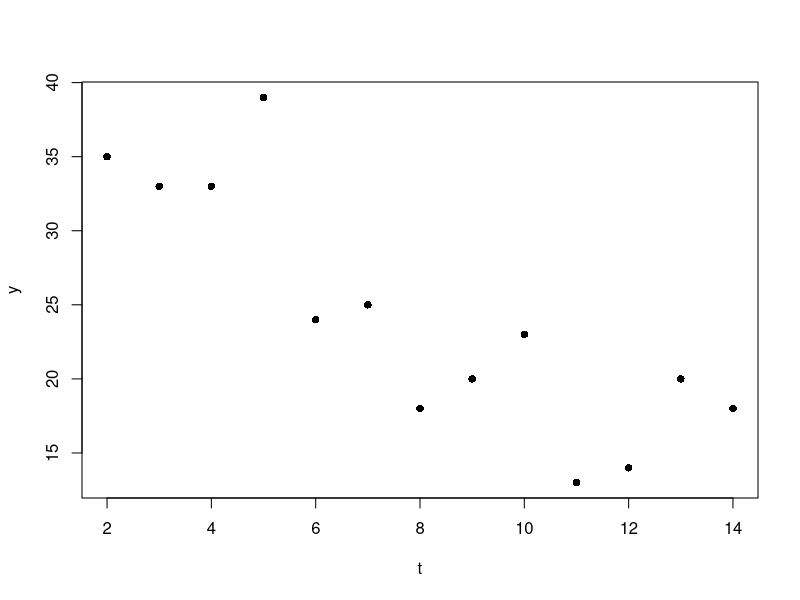
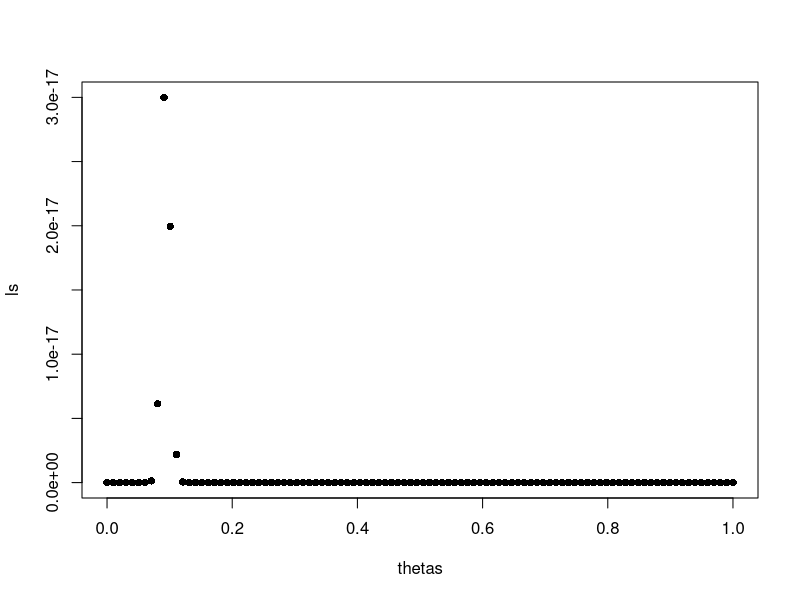
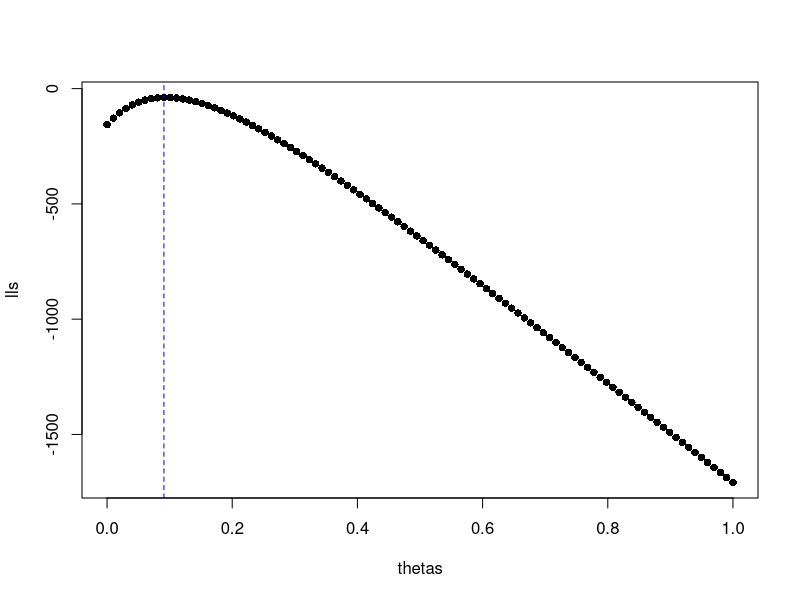
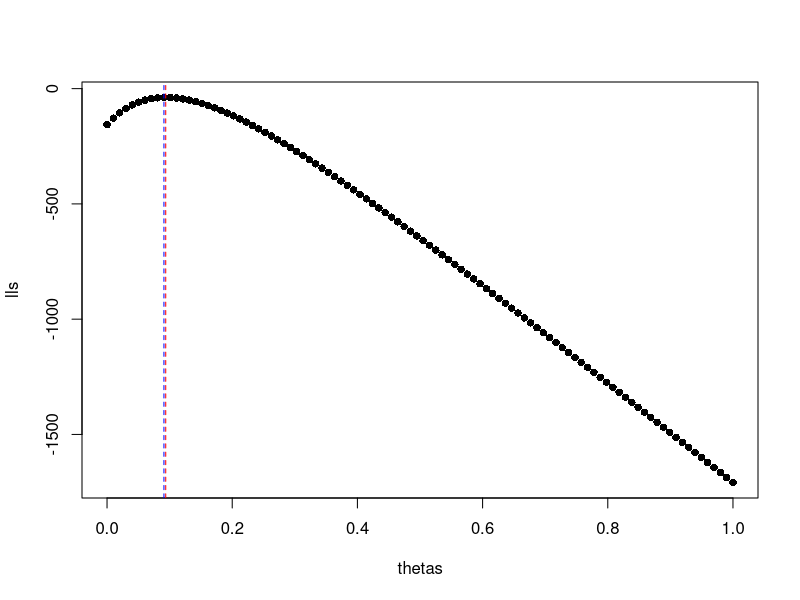

Reproduce these figures in R, in order.
## ---- chunk 1
t <- seq(2, 14, by = 1)
y <- c(35, 33, 33, 39, 24, 25, 
       18, 20, 23, 13, 14, 20, 18)
## ---- chunk 2
plot(t, y, pch = 16)
## ---- chunk 3
theta0 <- 1
## ---- chunk 4
thetas <- seq(0, 1, length.out = 100)
ls <- rep(NA, length(thetas))
for (i in 1:length(thetas)) {
  ls[i] <- prod(dpois(y, 50*exp(-thetas[i]*t)))
}
## ---- chunk 5
plot(thetas, ls, pch = 16)
## ---- chunk 6
tail(ls)
## ---- chunk 7
lls <- rep(NA, length(thetas))
for (i in 1:length(thetas)) {
  lls[i] <- sum(dpois(y, 50*exp(-thetas[i]*t), log = TRUE))
}
## ---- chunk 8
plot(thetas, lls, pch = 16)
abline(v = thetas[which.max(lls)], col = "blue", lty = 2)
## ---- chunk 9
ll <- function(theta, y, t) {
  -sum(dpois(y, 50*exp(-theta*t), log = TRUE))
}
## ---- chunk 10
opt <- optim(0.2, ll, y = y, t = t)
## ---- chunk 11
opt
## ---- chunk 12
plot(thetas, lls, pch = 16)
abline(v = thetas[which.max(lls)], col = "blue", lty = 2)
abline(v = opt$par, col = "red", lty = 2)
## ---- chunk 13
opt <- optim(0.2, ll, y = y, t = t, method = "BFGS")
opt <- optim(0.2, ll, y = y, t = t, method = "L-BFGS-B")
opt <- optim(0.2, ll, y = y, t = t, method = "CG")
## ---- chunk 14
opt <- optim(0.2, ll, y = y, t = t, method = "Brent", 
             lower = 0, upper = 1)
opt <- optimize(ll, y = y, t = t, lower = 0, upper = 1)
## ---- chunk 15
llnew <- function(theta, y, t) {
  -sum(y*log(50) -y*theta*t +
         - 50*exp(-theta*t) - log(factorial(y)))
}
## ---- chunk 16
ll(theta0, y, t)
llnew(theta0, y, t)
## ---- chunk 17
llgrad <- function(theta, y, t) {
  -sum(-y*t + t*50*exp(-theta*t))
}
## ---- chunk 18
llgrad(0.09377259, y = y, t = t)
llgrad(thetas[which.max(lls)], y = y, t = t)
